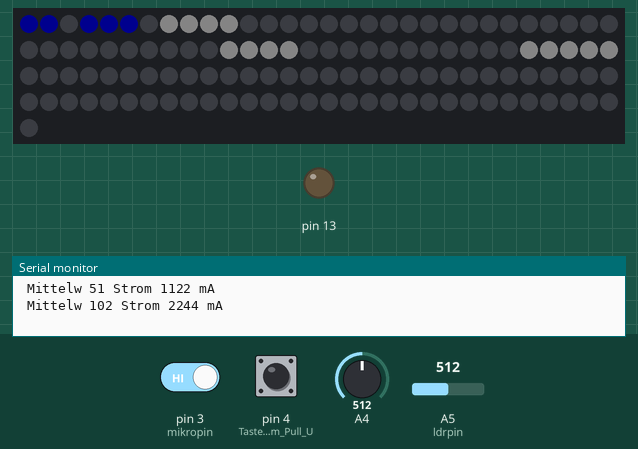
The sketch below on a simulated Arduino Uno, built with avr-gcc and run on an emulated ATmega328P. On the bench: 121 RGB LEDs in strip order, left to right, continuing on the next row, output pins drawn as LEDs (lit = HIGH), the last lines printed to the serial monitor. The test bench sets the inputs (shaded band); at power-on: pin 3 (mikropin) HIGH, pin 4 (Taste_mit_Programm_Pull_U) HIGH, A5 (ldrpin) = 512, A4 = 512. Dim RGB values are drawn brighter than linear.

Above: at 1.2 s.
1.3 s: pin 3 (mikropin) driven LOW
At 2.6 s:
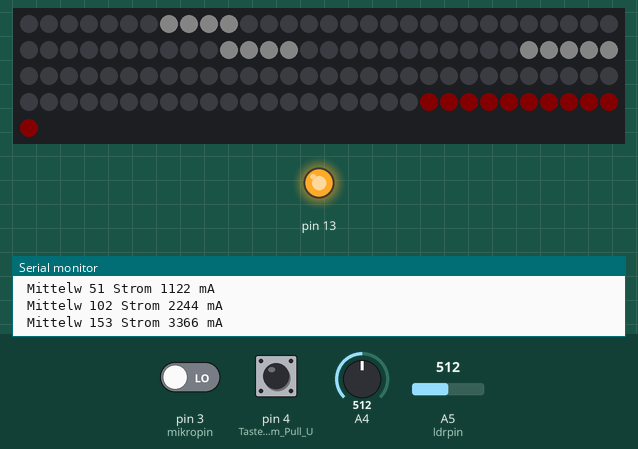
3.5 s: pin 4 (Taste_mit_Programm_Pull_U) pulled LOW for 1 s
6.0 s: A5 (ldrpin) set to 306
7.5 s: A5 (ldrpin) set to 511
At 8.4 s:
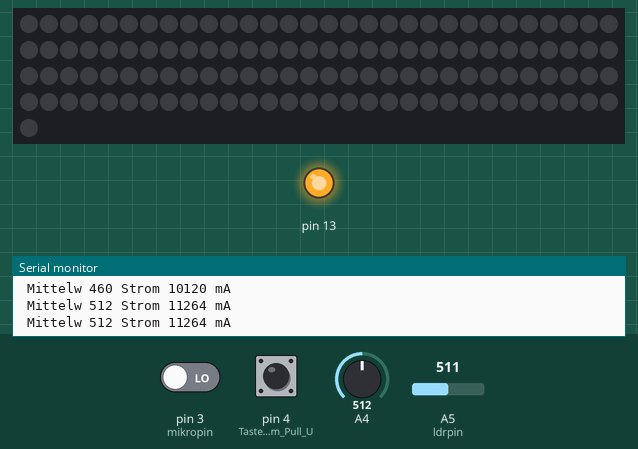
9.5 s: pin 3 (mikropin) driven HIGH
At 10.6 s:
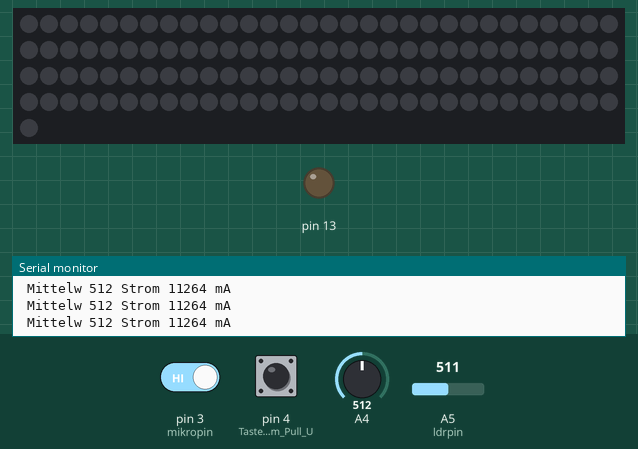
11.0 s: A5 (ldrpin) set to 716
At 11.9 s:
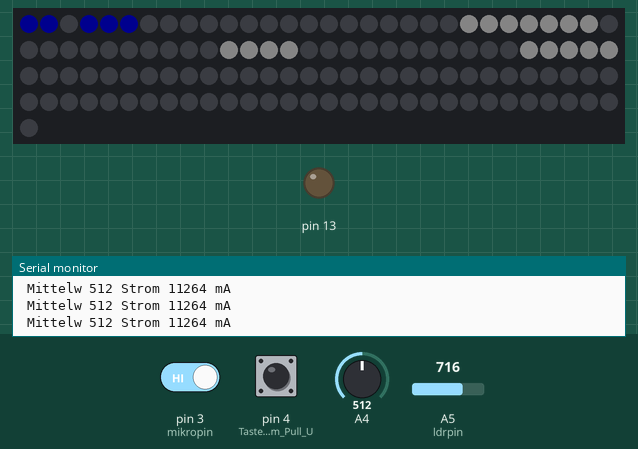
Timing chart, 0 to 13.5 s (numbered marks = the images above; inputs shaded):
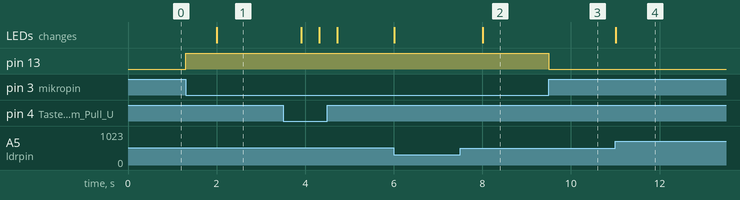

The sketch:

Wortuhr_007.ino
```cpp
#include <Adafruit_NeoPixel.h>
#include <avr/power.h>

#define PIN 2         //Ausgang Arduino UNO zur Ansteuerung der LEDs
#define NUMPIXELS 121 //Anzahl der LEDs
#define NUMLEDSTROM 10

Adafruit_NeoPixel pixels = Adafruit_NeoPixel(NUMPIXELS, PIN, NEO_GRB + NEO_KHZ800);

int i=1;
int a=1;    //Sekunde kommt vom Interrupt
int mm=1;   //Minute
int hh=1;   //Stunde
int b=1;   //Sekundeneinsprung für LED-Daten
char c=1,d; //Variable für Serial Monitor Abfrage Verzögerung eine Sekunde
char e,f=0; //Variable für Wecker, Verzögerung eine Sekunde
int k,l;
unsigned char rot=64;
unsigned char gruen=64;
unsigned char blau=64;
int ldrpin=5;
//unsigned char ldrwert,hellwert=32;
int ldrwert;
unsigned char hellwert1,hellwert;
int mikropin=3;
int ledstrom;
int mittelwert_array[NUMLEDSTROM];
int mittelwert_ledstrom = 0;
int strom;

void setup()
{
  // put your setup code here, to run once:
  pixels.begin();
  pinMode(4,INPUT_PULLUP); // Taste mit Programm Pull Up
  pinMode(3,INPUT);
  pinMode(13,OUTPUT);


  cli();  //Lösche globales Interrupt-Enable-Bit
  //reset
  TCCR1A = 0; //set TCCR1A register to 0 Löschen des TCCR1A-Registers
  TCCR1B = 0; //set TCCR1B register to 0 Löschen des TCCR1B-Registers
  TCNT1  = 0; //reset counter value

  OCR1A = 15624; //Vergleichsregister, Interrupt wir ausgelöst, wenn Timer den Vergleichswert
                 //erreicht hat, hat den Wertbereich des Timers, Timer0(2) 8Bit 0-255, Timmer1 16Bit 0-65535 1Sec=15624
  //set prescaler Vorteiler definieren (Vorteiler = 1024)siehe https://arduino-projekte.webnode.at/registerprogrammierung/timer-interrupt/
  TCCR1B |= (1 << CS12) | (1 << CS10); // Setze CS10 und CS12 (Clock Select)
  TCCR1B |= (1 << WGM12);   //turn on CTC mode Setze CTC-Mode (Waveform Generation Mode)
  TIMSK1 |= (1 << OCIE1A);  //enable timer compare interrupt

  sei();  //allow interrupts

  Serial.begin(9600);   //start serial connection
  //mittelwert_array_clear();
}

  ISR(TIMER1_COMPA_vect) //function which will be called when an interrupt occurs at timer 1
  { i++;

  }

void loop()
{
  if ((digitalRead(4))==LOW)
    { mm++;
      i=0;
      delay (400);
      //Serial.print("Taste ein\n");
    }


  if (i>300) //1Sec x 300 = 5Min deswegen i>300
   {
     i=1;     // Interrupt Sekunde
     mm++;    // Minute Zeit
   }
  if (hh>=12 && mm>12)  //1Std x 12 = 1/2Tag  deswegen hh>=12
  {
     mm=1;
     hh=1;
  }
  else if (mm>12)       //5Min x 12 = 1Std deswegen mm>12
  {
    mm=1;
    hh++;
  }

  ldrwert=(analogRead(ldrpin) >> 1);  // analog Read max. 1023, 2 Nullen links shift = ldrwert max 255
 // ldrwert=(analogRead(ldrpin)); // analog Read max. 1023, 2 Nullen links shift = ldrwert max 255
  if (ldrwert > 255)
  {
    ldrwert = 240;
  }
  hellwert1 = ~ldrwert;                 // ldrwert Bitmuster drehen, z.B. ldrwert 0011 0010 = 50 hellwert 1100 1101 = 205
  hellwert = hellwert1 >> 1;

  /*
  if (i!=c)
  {
    c=i;
    Serial.print("Hellwert ");Serial.print(hellwert);
    Serial.print("   LDRWert ");Serial.print(ldrwert);
    Serial.print("\n");
  }
  */

  rot=hellwert;
  blau=hellwert;
  gruen=hellwert;

  ledstrom = analogRead(4);
 // mittelwert_array_aktualisieren();
 // mittelwert_berechnen();

  if (i!=c)
  {
    c=i;
    mittelwert_array_aktualisieren();
    mittelwert_berechnen();
   /*
    Serial.print("ledstrom ");Serial.print(ledstrom);
    for (int l = 0; l < NUMLEDSTROM; l++)
      {   Serial.print("  ");Serial.print(mittelwert_array [l]);

      } */
    strom = mittelwert_ledstrom * 22; // 1 Digit = 4,88mV / 0,22 Ohm (Serienwiderstand)
    Serial.print(" Mittelw ");Serial.print(mittelwert_ledstrom);
    Serial.print(" Strom ");Serial.print(strom);Serial.print(" mA");
    Serial.print("\n");
  }


  if ((digitalRead(3)) == LOW) //als DI6 falsch in KICad beschriftet
  { htlkaindorf_ein();
    esist_aus();
    digitalWrite(13,HIGH);
  }
  else
  { htlkaindorf_aus();
    esist_ein();
    digitalWrite(13,LOW);
  }

/*      Serial.print("Min ");
      Serial.print(ldrmin);
      Serial.print("   Max ");
      Serial.print(ldrmax);
      Serial.print("   analogred ");
      Serial.print(analogRead(mikropin));
       Serial.print("   Wert ");
      Serial.print(ldrwert);
      Serial.print("\n");

 */
/*  if (i!=c)
    {
      c=i;
      Serial.print("hh:mm:ss ");
      Serial.print(hh);Serial.print(":");Serial.print(mm);Serial.print(":");Serial.print(i);
      Serial.print("\n");
    }
 */
//   esist_ein();

   if (mm==1 || mm==5 || mm==7 || mm==11) //FÜNF
   { for(k=7;k<11;k++)
     {pixels.setPixelColor(k, pixels.Color(rot,gruen,blau));
     }
   }
   else
   { for(k=7;k<11;k++)
     {pixels.setPixelColor(k, pixels.Color(0,0,0));
     }
   }

   if (mm==2 || mm==8 || mm==10) //ZEHN
   { for(k=29;k<33;k++)
     { pixels.setPixelColor((k), pixels.Color(rot,gruen,blau));
     }
   }
   else
   { for(k=29;k<33;k++)
     {pixels.setPixelColor(k, pixels.Color(0,0,0));
     }
   }

   if (mm==4) //ZWANZIG
   { for(k=22;k<29;k++)
     { pixels.setPixelColor((k), pixels.Color(rot,gruen,blau));
     }
   }
   else
   { for(k=22;k<29;k++)
     {  pixels.setPixelColor(k, pixels.Color(0,0,0));
     }
   }

   if (mm==3 || mm==9) //VIERTEL
   { for(k=11;k<18;k++)
     {  pixels.setPixelColor(k, pixels.Color(rot,gruen,blau));
     }
   }
   else
   { for(k=11;k<18;k++)
     {  pixels.setPixelColor(k, pixels.Color(0,0,0));
     }
   }

   if (mm==9) //DREI vor dem Wort VIERTEL
   { for(k=18;k<22;k++)
     {  pixels.setPixelColor(k, pixels.Color(rot,gruen,blau));
     }
   }
   else
   { for(k=18;k<22;k++)
     {  pixels.setPixelColor(k, pixels.Color(0,0,0));
     }
   }

   if (mm>=5 && mm<=8) //HALB
   { for(k=33;k<37;k++)
     {  pixels.setPixelColor(k, pixels.Color(rot,gruen,blau));
     }
   }
   else
   { for(k=33;k<37;k++)
     {  pixels.setPixelColor(k, pixels.Color(0,0,0));
     }
   }

   if (mm==12)    // UHR ein- ausschalten
   { for(k=99;k<=101;k++)
     {  pixels.setPixelColor(k, pixels.Color(rot,gruen,blau));
     }
   }
   else
   { for(k=99;k<=101;k++)
     {  pixels.setPixelColor(k, pixels.Color(0,0,0));
     }
   }

   if (mm==5 || (mm>=9 && mm<=11))    // VOR ein- ausschalten
   { for(k=37;k<40;k++)
     {  pixels.setPixelColor(k, pixels.Color(rot,gruen,blau));
     }
   }
   else
   { for(k=37;k<40;k++)
     {  pixels.setPixelColor(k, pixels.Color(0,0,0));
     }
   }

   if ((mm>=1 && mm<=4) || (mm>=7 && mm<=8))    // NACH ein- ausschalten
   { for(k=40;k<44;k++)
     {  pixels.setPixelColor(k, pixels.Color(rot,gruen,blau));
     }
   }
   else
   { for(k=40;k<44;k++)
     {  pixels.setPixelColor(k, pixels.Color(0,0,0));
     }
   }
 //1.Stunde
   if ((hh==1 && (mm>=5 && mm<=12))||(hh==2 && (mm>=1 && mm<=4)))
   { for(k=45;k<49;k++)
     {  pixels.setPixelColor(k, pixels.Color(rot,gruen,blau));
     }
     if (hh==1 && mm==12)                                     // EIN UHR ohne S bei EINS
     { pixels.setPixelColor(48, pixels.Color(0,0,0));
     }
   }
   else
   {
     for(k=45;k<49;k++)
     {  pixels.setPixelColor(k, pixels.Color(0,0,0));
     }
   }
 //2.Stunde
   if ((hh==2 && (mm>=5 && mm<=12))||(hh==3 && (mm>=1 && mm<=4)))
   { for(k=50;k<54;k++)
     {  pixels.setPixelColor(k, pixels.Color(rot,gruen,blau));
     }
   }
   else
   { for(k=50;k<54;k++)
     {  pixels.setPixelColor(k, pixels.Color(0,0,0));
     }
   }
 //3.Stunde
   if ((hh==3 && (mm>=5 && mm<=12))||(hh==4 && (mm>=1 && mm<=4)))
   { for(k=61;k<65;k++)
     {  pixels.setPixelColor(k, pixels.Color(rot,gruen,blau));
     }
   }
   else
   {  for(k=61;k<65;k++)
     {  pixels.setPixelColor(k, pixels.Color(0,0,0));
     }
   }
//4.Stunde
   if ((hh==4 && (mm>=5 && mm<=12))||(hh==5 && (mm>=1 && mm<=4)))
   { for(k=73;k<77;k++)
     {  pixels.setPixelColor(k, pixels.Color(rot,gruen,blau));
     }
   }
   else
   { for(k=73;k<77;k++)
     {  pixels.setPixelColor(k, pixels.Color(0,0,0));
     }
   }
//5.Stunde
   if ((hh==5 && (mm>=5 && mm<=12))||(hh==6 && (mm>=1 && mm<=4)))
   { for(k=83;k<87;k++)
     {  pixels.setPixelColor(k, pixels.Color(rot,gruen,blau));
     }
   }
   else
   { for(k=83;k<87;k++)
     {  pixels.setPixelColor(k, pixels.Color(0,0,0));
     }
   }
//6.Stunde
   if ((hh==6 && (mm>=5 && mm<=12))||(hh==7 && (mm>=1 && mm<=4)))
   { for(k=77;k<82;k++)
     {  pixels.setPixelColor(k, pixels.Color(rot,gruen,blau));
     }
   }
   else
   { for(k=77;k<82;k++)
     {  pixels.setPixelColor(k, pixels.Color(0,0,0));
     }
   }
//7.Stunde
   if ((hh==7 && (mm>=5 && mm<=12))||(hh==8 && (mm>=1 && mm<=4)))
   { for(k=66;k<72;k++)
     {  pixels.setPixelColor(k, pixels.Color(rot,gruen,blau));
     }
   }
   else
   { for(k=66;k<72;k++)
     {  pixels.setPixelColor(k, pixels.Color(0,0,0));
     }
   }
//8.Stunde
   if ((hh==8 && (mm>=5 && mm<=12))||(hh==9 && (mm>=1 && mm<=4)))
   { for(k=89;k<93;k++)
     {  pixels.setPixelColor(k, pixels.Color(rot,gruen,blau));
     }
   }
   else
   { for(k=89;k<93;k++)
     {  pixels.setPixelColor(k, pixels.Color(0,0,0));
     }
   }
 //9.Stunde
    if ((hh==9 && (mm>=5 && mm<=12))||(hh==10 && (mm>=1 && mm<=4)))
   { for(k=106;k<110;k++)
     {  pixels.setPixelColor(k, pixels.Color(rot,gruen,blau));
     }
   }
   else
   { for(k=106;k<110;k++)
     {  pixels.setPixelColor(k, pixels.Color(0,0,0));
     }
   }
//10.Stunde
   if ((hh==10 && (mm>=5 && mm<=12))||(hh==11 && (mm>=1 && mm<=4)))
   { for(k=94;k<98;k++)
     {  pixels.setPixelColor(k, pixels.Color(rot,gruen,blau));
     }
   }
   else
   { for(k=94;k<98;k++)
     {  pixels.setPixelColor(k, pixels.Color(0,0,0));
     }
   }
//11.Stunde
   if ((hh==11 && (mm>=5 && mm<=12))||(hh==12 && (mm>=1 && mm<=4)))
   { for(k=103;k<106;k++)
     {  pixels.setPixelColor(k, pixels.Color(rot,gruen,blau));
     }
   }
   else
   { for(k=103;k<106;k++)
     {  pixels.setPixelColor(k, pixels.Color(0,0,0));
     }
   }
 //12.Stunde
   if ((hh==12 && (mm>=5 && mm<=12))||(hh==1 && (mm>=1 && mm<=4)))
   { for(k=55;k<60;k++)
     {  pixels.setPixelColor(k, pixels.Color(rot,gruen,blau));
     }
   }
   else
   { for(k=55;k<60;k++)
     {  pixels.setPixelColor(k, pixels.Color(0,0,0));
     }
   }
  if (i!=b)
  { b=i;
    pixels.show();
  }
}

void htlkaindorf_ein()
{
  for(k=110;k<122;k++)
     {  pixels.setPixelColor(k, pixels.Color(rot,0,0)); //HTL Kaindorf ein
     }
}

void htlkaindorf_aus()
{
  for(k=110;k<122;k++)
     {  pixels.setPixelColor(k, pixels.Color(0,0,0)); //HTL Kaindorf aus
     }
}

void esist_ein()
{ pixels.setPixelColor(0, pixels.Color(0,0,(blau*2)));    //E
  pixels.setPixelColor(1, pixels.Color(0,0,(blau*2)));    //S
  { for(k=3;k<6;k++)
    {pixels.setPixelColor(k, pixels.Color(0,0,(blau*2))); //IST
    }
  }
}

void esist_aus()
{ pixels.setPixelColor(0, pixels.Color(0,0,0));    //E
  pixels.setPixelColor(1, pixels.Color(0,0,0));    //S
  { for(k=3;k<6;k++)
    {pixels.setPixelColor(k, pixels.Color(0,0,0)); //IST
    }
  }
}

void mittelwert_array_clear()
{
  for (int l = 0; i < NUMLEDSTROM; l++)
  {  mittelwert_array[l] = 0;
  }
}

void mittelwert_array_aktualisieren()
{
  for (int l = 0; l < (NUMLEDSTROM - 1); l++)
  {
    mittelwert_array[l] = mittelwert_array[l + 1];
  }
  mittelwert_array[NUMLEDSTROM - 1] = ledstrom;
}

void mittelwert_berechnen()
{
  int summe = 0;
  for (int l = 0; l < NUMLEDSTROM; l++)
  {
    summe += mittelwert_array[l];
  }

  mittelwert_ledstrom = summe / NUMLEDSTROM;
}
```

Measured:
- after the input at 1.3 s, pin 13: LOW → HIGH at once; the LEDs: change after 0.71 s (image 1)
- after the input at 7.5 s, the LEDs: change after 0.51 s (image 2)
- after the input at 9.5 s, pin 13: HIGH → LOW at once
- after the input at 11.0 s, the LEDs: change at once (image 4)
